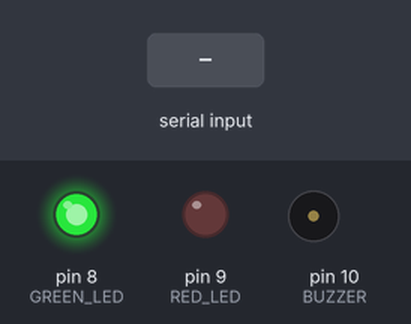
This sketch was run on a simulated Arduino Uno, built with avr-gcc and run on an emulated ATmega328P. Shown: output pins drawn as LEDs (lit = HIGH), buzzer (waves = sounding). The inputs (shaded band) are chosen by the test bench.

Above: at 1.2 s.
1.3 s: "H" received over Serial
At 1.4 s:
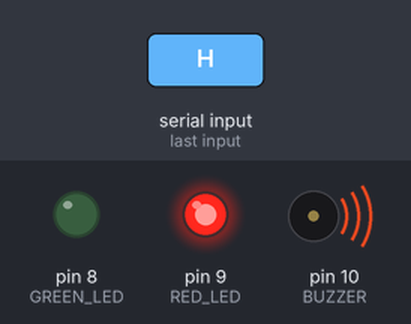
4.3 s: "L" received over Serial
At 5.2 s:
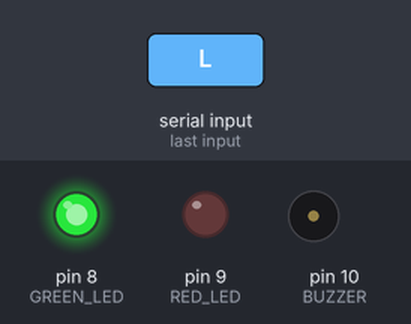
Timing chart, 0 to 7.3 s (numbered marks = the images above; inputs shaded):
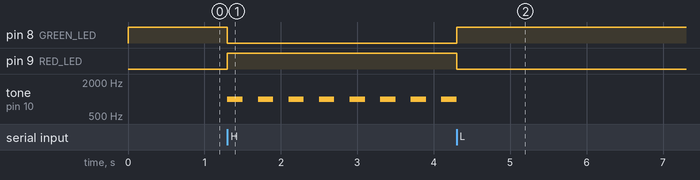

Measured:
- after the input at 1.3 s, pin 8 (GREEN_LED): HIGH → LOW at once; pin 9 (RED_LED): LOW → HIGH at once; tone on pin 10 (BUZZER): alternates 1000 Hz for 0.20 s and silent for 0.20 s, starting at once
- after the input at 4.3 s, pin 8 (GREEN_LED): LOW → HIGH at once; pin 9 (RED_LED): HIGH → LOW at once; tone on pin 10 (BUZZER): goes on until 4.3 s, then stays silent

The sketch:

arduino_actuator.ino
```cpp
/*
  Affective-Drive Actuator Controller
  Baud Rate: 9600
  Commands:
    'H' -> HIGH Risk: Red LED ON, Green LED OFF, Pulse Buzzer Alert
    'L' -> LOW Risk:  Green LED ON, Red LED OFF, Silent
*/
#include <Arduino.h>

const int GREEN_LED = 8;
const int RED_LED = 9;
const int BUZZER = 10;

// System State
char currentSignal = 'L';
unsigned long lastBuzzerTime = 0;
bool buzzerState = false;

void setup() {
  // Initialize Serial Communication
  Serial.begin(9600);

  // Initialize Pin Modes
  pinMode(GREEN_LED, OUTPUT);
  pinMode(RED_LED, OUTPUT);
  pinMode(BUZZER, OUTPUT);

  // Initial State: System Ready (Green Light)
  digitalWrite(GREEN_LED, HIGH);
  digitalWrite(RED_LED, LOW);
  noTone(BUZZER);
}

void loop() {
  // Check for incoming serial data from Python
  if (Serial.available() > 0) {
    char incomingChar = Serial.read();

    // Only update state if valid command is received
    if (incomingChar == 'H' || incomingChar == 'L') {
      currentSignal = incomingChar;
    }
  }

  // Actuation Logic
  if (currentSignal == 'H') {
    // High-Risk Alert Mode
    digitalWrite(GREEN_LED, LOW);
    digitalWrite(RED_LED, HIGH);

    // Non-blocking buzzer alert tone (1000 Hz pulse every 200ms)
    unsigned long currentTime = millis();
    if (currentTime - lastBuzzerTime >= 200) {
      lastBuzzerTime = currentTime;
      buzzerState = !buzzerState;

      if (buzzerState) {
        tone(BUZZER, 1000); // 1 kHz Alert Frequency
      } else {
        noTone(BUZZER);
      }
    }
  } else {
    // Normal / Low-Risk Mode
    digitalWrite(GREEN_LED, HIGH);
    digitalWrite(RED_LED, LOW);
    noTone(BUZZER);
  }
}
```
